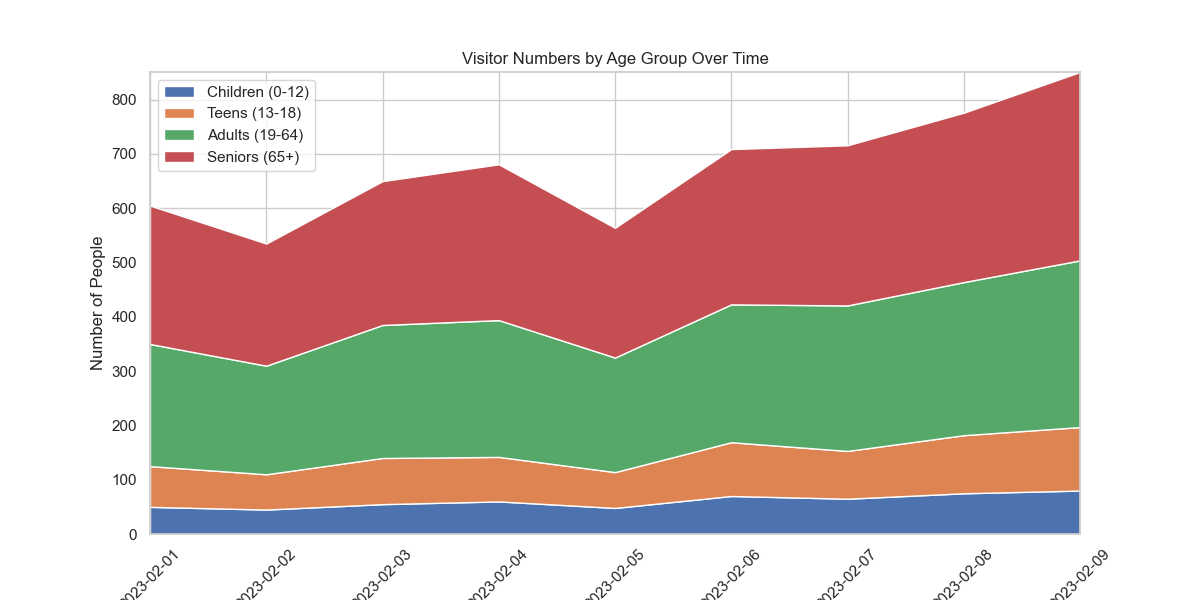

Recreate this plot in Python.

import pandas as pd
import matplotlib.pyplot as plt
import seaborn as sns

# Given chart table data
data = [
    {'Date': '2023-02-01', 'Children (0-12)': 50, 'Teens (13-18)': 25, 'Adults (19-64)': 150, 'Seniors (65+)': 30},
    {'Date': '2023-02-02', 'Children (0-12)': 45, 'Teens (13-18)': 20, 'Adults (19-64)': 135, 'Seniors (65+)': 25},
    {'Date': '2023-02-03', 'Children (0-12)': 55, 'Teens (13-18)': 30, 'Adults (19-64)': 160, 'Seniors (65+)': 20},
    {'Date': '2023-02-04', 'Children (0-12)': 60, 'Teens (13-18)': 22, 'Adults (19-64)': 170, 'Seniors (65+)': 35},
    {'Date': '2023-02-05', 'Children (0-12)': 48, 'Teens (13-18)': 18, 'Adults (19-64)': 145, 'Seniors (65+)': 28},
    {'Date': '2023-02-06', 'Children (0-12)': 70, 'Teens (13-18)': 29, 'Adults (19-64)': 155, 'Seniors (65+)': 32},
    {'Date': '2023-02-07', 'Children (0-12)': 65, 'Teens (13-18)': 23, 'Adults (19-64)': 180, 'Seniors (65+)': 27},
    {'Date': '2023-02-08', 'Children (0-12)': 75, 'Teens (13-18)': 32, 'Adults (19-64)': 175, 'Seniors (65+)': 30},
    {'Date': '2023-02-09', 'Children (0-12)': 80, 'Teens (13-18)': 37, 'Adults (19-64)': 190, 'Seniors (65+)': 40}
]

# Convert to DataFrame
df = pd.DataFrame(data)

# Set the Date column as the index
df['Date'] = pd.to_datetime(df['Date'])
df.set_index('Date', inplace=True)

# Calculate cumulative data to stack the areas
cumulative_df = df.cumsum(axis=1)

# Use Seaborn to set the aesthetics
sns.set_style("whitegrid")

# Create the area plot
plt.stackplot(cumulative_df.index, cumulative_df.T, labels=cumulative_df.columns)

# Beautify the plot
plt.margins(0, 0)
plt.legend(loc='upper left')
plt.xticks(rotation=45)
plt.ylabel('Number of People')
plt.title('Visitor Numbers by Age Group Over Time')

# Show the plot
plt.show()
